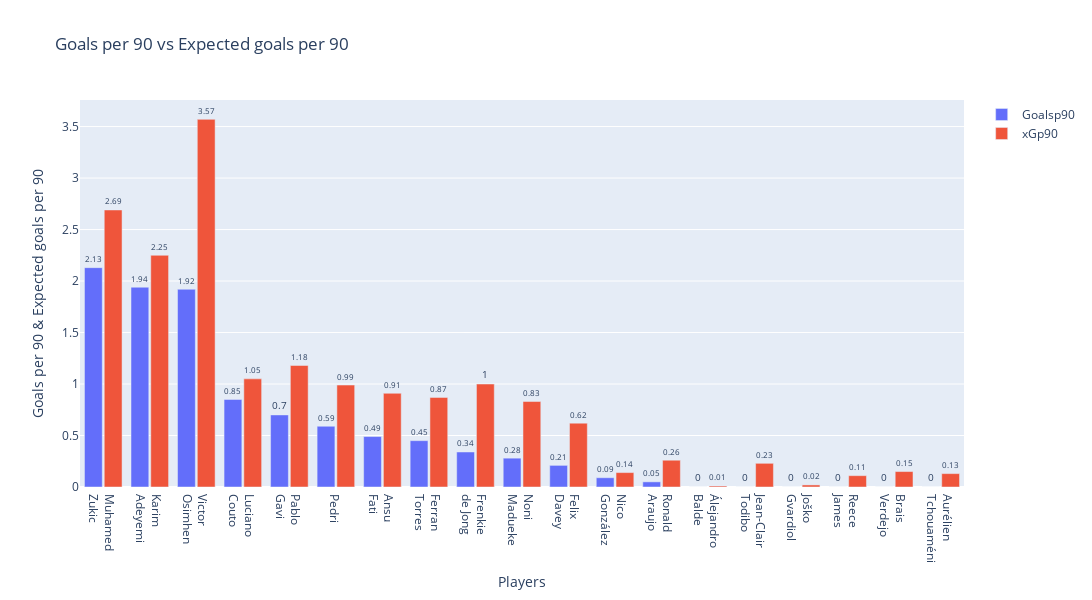

The code cell stored with this chart in its notebook:
### Code cell
grouped_bar('Goalsp90', 'xGp90')

### Figure 1 — Plotly figure (JSON) as saved in the notebook; plotly's stock layout.template omitted (floating-point values rounded to 4 significant figures)
{"data": [{"cliponaxis": false, "name": "Goalsp90", "text": [0, 0, 0, 0, 0, 0, 0.05, 0.09, 0.21, 0.28, 0.34, 0.45, 0.49, 0.59, 0.7, 0.85, 1.92, 1.94, 2.13], "textfont": {"size": 10}, "textposition": "outside", "type": "bar", "x": ["Álejandro<br>Balde", "Jean-Clair<br>Todibo", "Joško<br>Gvardiol", "Reece<br>James", "Brais<br>Verdejo", "Aurélien<br>Tchouaméni", "Ronald<br>Araujo", "Nico<br>González", "Felix<br>Davey", "Noni<br>Madueke", "Frenkie<br>de Jong", "Ferran<br>Torres", "Ansu<br>Fati", "Pedri", "Pablo<br>Gavi", "Luciano<br>Couto", "Victor<br>Osimhen", "Karim<br>Adeyemi", "Muhamed<br>Zukic"], "y": [0, 0, 0, 0, 0, 0, 0.05, 0.09, 0.21, 0.28, 0.34, 0.45, 0.49, 0.59, 0.7, 0.85, 1.92, 1.94, 2.13]}, {"cliponaxis": false, "name": "xGp90", "text": [0.01, 0.23, 0.02, 0.11, 0.15, 0.13, 0.26, 0.14, 0.62, 0.83, 1, 0.87, 0.91, 0.99, 1.18, 1.05, 3.57, 2.25, 2.69], "textfont": {"size": 10}, "textposition": "outside", "type": "bar", "x": ["Álejandro<br>Balde", "Jean-Clair<br>Todibo", "Joško<br>Gvardiol", "Reece<br>James", "Brais<br>Verdejo", "Aurélien<br>Tchouaméni", "Ronald<br>Araujo", "Nico<br>González", "Felix<br>Davey", "Noni<br>Madueke", "Frenkie<br>de Jong", "Ferran<br>Torres", "Ansu<br>Fati", "Pedri", "Pablo<br>Gavi", "Luciano<br>Couto", "Victor<br>Osimhen", "Karim<br>Adeyemi", "Muhamed<br>Zukic"], "y": [0.01, 0.23, 0.02, 0.11, 0.15, 0.13, 0.26, 0.14, 0.62, 0.83, 1, 0.87, 0.91, 0.99, 1.18, 1.05, 3.57, 2.25, 2.69]}], "layout": {"bargap": 0.15, "bargroupgap": 0.1, "barmode": "group", "height": 600, "title": {"text": "Goals per 90 vs Expected goals per 90"}, "width": 1600, "xaxis": {"categoryorder": "min descending", "title": {"text": "Players"}}, "yaxis": {"title": {"text": "Goals per 90 & Expected goals per 90"}}}}
